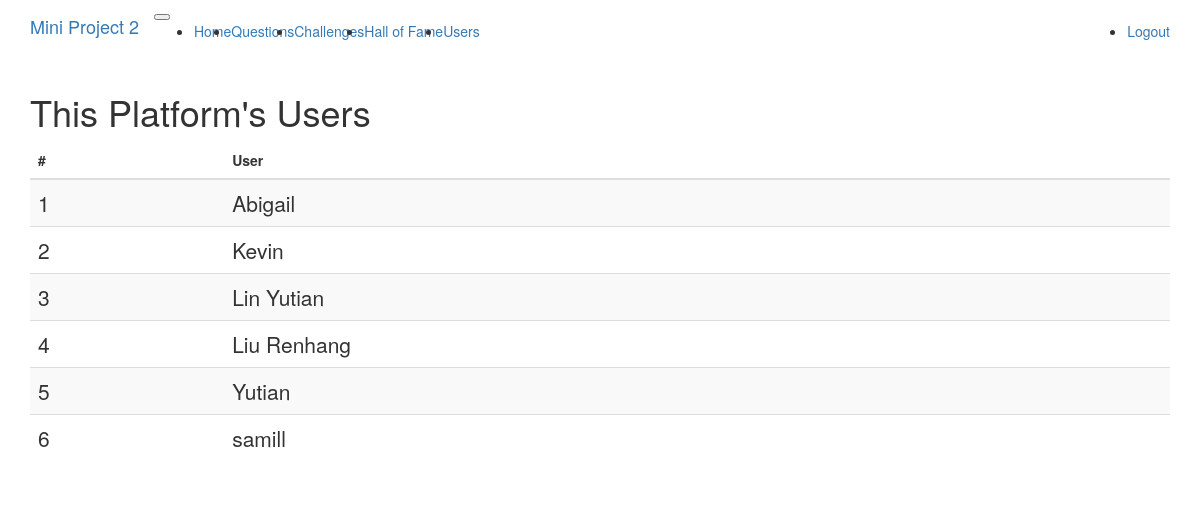
/users (signed in), run on the app's committed database.
### app/models.py (models this page shows, shortened)
class User(UserMixin, db.Model):
	__tablename__ = 'user'
	id = db.Column(db.Integer, primary_key=True)
	username = db.Column(db.String(64), index=True, unique=True)
	password_hash = db.Column(db.String(128))
	questions = db.relationship('Question', backref='from_user',
								lazy='dynamic')
	challenges = db.relationship('Challenge', secondary=association_table,
								backref=db.backref('to_user'),
								lazy='dynamic')
	records = db.relationship('TimeRecord',
								backref=db.backref('user_challenge'),
								lazy='dynamic')

### app/routes.py (the view)
@application.route('/users')
@login_required
def users():
	users = User.query.all()
	mergesort(users, lambda item: item.username)
	usernames = [u.username for u in users]
	return render_template('users.html', title='Users',
							users=usernames)

### app/models.py (called while the page is built)
@login.user_loader
def load_user(id):
	return User.query.get(int(id))

### app/serverlibrary.py (called while the page is built)
def merge(array, first, middle, last, byfunc):
    left_point = 0
    right_point = 0
    total_index = first
    left_array = array[first: middle+1]
    right_array = array[middle+1: last+1]
    while (left_point < len(left_array) and right_point < len(right_array)):
        if (byfunc(left_array[left_point]) <= byfunc(right_array[right_point])):
            array[total_index] = left_array[left_point]
            left_point += 1
        else:
            array[total_index] = right_array[right_point]
            right_point += 1
        total_index += 1
    if (left_point < len(left_array)):
        for i in range(left_point, len(left_array)):
            array[total_index] = left_array[i]
            total_index += 1
    if (right_point < len(right_array)):
        for j in range(right_point, len(right_array)):
            array[total_index] = right_array[j]
            total_index += 1

def mergesort_recursion(array, first, last, byfunc):
    if (last-first >= 1):
        middle = (last + first)//2
        mergesort_recursion(array, first, middle, byfunc)
        mergesort_recursion(array, middle+1, last, byfunc)
        merge(array, first, middle, last, byfunc)

def mergesort(array, byfunc=None):
    item_total = len(array)
    mergesort_recursion(array, 0, item_total-1, byfunc)

### app/templates/users.html
{% extends "base.html" %}
{% block app_content %}
<h1>This Platform's Users</h1>
<table class="table table-striped" >
  <thead>
    <tr>
      <th scope="col">#</th>
      <th scope="col">User</th>
    </tr>
  </thead>
  <tbody>
  {% for idx in range(users|length) %}
  	<tr>
      <th scope="row" class="lead">{{ idx+1 }}</th>
      <td class="lead">
      	{{users[idx]}}
      </td>
    </tr>
  {% endfor %}
  </tbody>
</table>
{% endblock %}

### data on the page
User: username "Abigail"
User: username "Kevin"
User: username "Lin Yutian"
User: username "Liu Renhang"
User: username "Yutian"
User: username "samill"

### other printed values
{{ idx+1 }} "1" "2" "3" "4" "5" "6"
